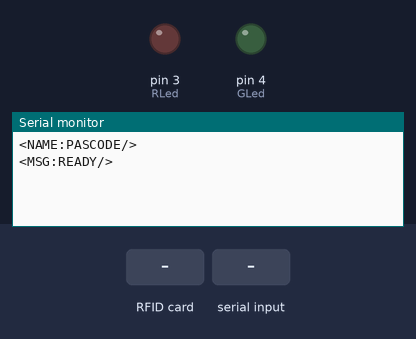
A sketch run on a simulated Arduino Uno, built with avr-gcc and run on an emulated ATmega328P. Parts: output pins drawn as LEDs (lit = HIGH), the last lines printed to the serial monitor. The test bench sets the inputs (shaded band). Pins used as bus, display or sensor lines are not drawn.

Above: at 6.2 s.
6.3 s: RFID card 5E 7A 19 C4 held to the reader
At 7.5 s:
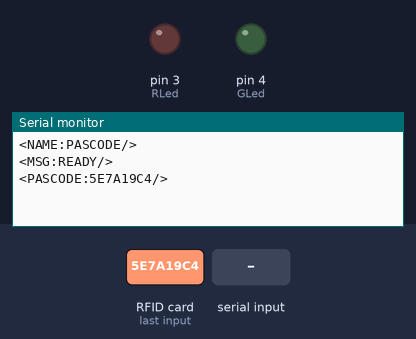
7.8 s: "G_LED\n" received over Serial
At 8.3 s:
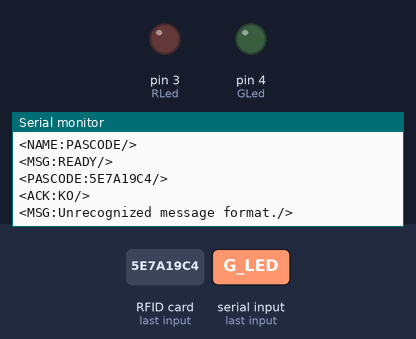

The sketch:

PasCode.ino
```cpp
#include <SPI.h>
#include <MFRC522.h>
#include "protocole_parallaxe2050.h"

#define SS_PIN 10
#define RST_PIN 9
#define GLed 4
#define RLed 3

MFRC522 rfid(SS_PIN, RST_PIN); // Instance of the class

MFRC522::MIFARE_Key key;

ParallaxeCom message;

// Init array that will store new NUID
byte nuidPICC[4];

void setup() {
  Serial.begin(9600);
  SPI.begin(); // Init SPI bus
  rfid.PCD_Init(); // Init MFRC522

  for (byte i = 0; i < 6; i++) {
    key.keyByte[i] = 0xFF;
  }
  pinMode(GLed, OUTPUT);
  digitalWrite(GLed, LOW);
  pinMode(RLed, OUTPUT);
  digitalWrite(RLed, LOW);
  message.send("NAME", "PASCODE");
  delay(5000);
  message.send("MSG", "READY");
}

void loop() {

  // Message handling
  if (message.isKey("CMD")) {
    if (message.val() == "G_LED") {
      digitalWrite(GLed, HIGH);
      delay(500);
      digitalWrite(GLed, LOW);
      message.send("MSG", "Green Led blink");
      message.ack_ok();
    }
    if (message.val() == "R_LED") {
      digitalWrite(RLed, HIGH);
      delay(500);
      digitalWrite(RLed, LOW);
      message.send("MSG", "Red Led blink");
      message.ack_ok();
    }
    if (!message.isProcessed()) {
      message.ack_ko("The command <CMD:" + message.val() + "/> is not recognized !");
    }
  }

  // Reset the loop if no new card present on the sensor/reader. This saves the entire process when idle.
  if ( ! rfid.PICC_IsNewCardPresent())
    return;

  // Verify if the NUID has been readed
  if ( ! rfid.PICC_ReadCardSerial())
    return;

  MFRC522::PICC_Type piccType = rfid.PICC_GetType(rfid.uid.sak);

  // Check is the PICC of Classic MIFARE type
  if (piccType != MFRC522::PICC_TYPE_MIFARE_MINI &&
      piccType != MFRC522::PICC_TYPE_MIFARE_1K &&
      piccType != MFRC522::PICC_TYPE_MIFARE_4K) {
    Serial.println(F("Your tag is not of type MIFARE Classic."));
    return;
  }

  // Store NUID into nuidPICC array
  for (byte i = 0; i < 4; i++) {
    nuidPICC[i] = rfid.uid.uidByte[i];
  }

  Serial.print(F("<PASCODE:"));
  printHex(rfid.uid.uidByte, rfid.uid.size);
  Serial.println("/>");

  // Halt PICC
  rfid.PICC_HaltA();

  // Stop encryption on PCD
  rfid.PCD_StopCrypto1();
}


/**
   Helper routine to dump a byte array as hex values to Serial.
*/
void printHex(byte *buffer, byte bufferSize) {
  for (byte i = 0; i < bufferSize; i++) {
    Serial.print(buffer[i] < 0x10 ? "0" : "");
    Serial.print(buffer[i], HEX);
  }
}

void serialEvent() {
  message.receive();
}
```

protocole_parallaxe2050.h
```cpp
/*
 *
 * Protocole de Communication entre micro-controlleurs et serveurs
 * Projet : Parallaxe2050
 * Auteur : Pierre-Gilles Levallois - PGL CODING & MAKING - 2020
 *
 * Définition du protocole dans
 * parallaxe2050/doc/technique/Protocole-de-Serialmunication-arduino.md
 *
 */

#include <Arduino.h>

#ifndef protocole_parallaxe2050_h
#define protocole_parallaxe2050_h

#define BEGIN_ENCAPS_MSG '<'
#define KEYWORD_DATA_SEPARATOR ':'
#define TRANSMISSION_TIMEOUT 50 // ms
#define END_TRANSMISSION_CHAR '\n'
#define TRANSMISSION_SPEED 9600
String END_ENCAPS_MSG="/>";

//--------------------------------------------------------------------------------
// Message structure
//--------------------------------------------------------------------------------
struct ParallaxeMsg
{
    String keyword;
    String value;
    boolean processed;
};

//--------------------------------------------------------------------------------
// Class ParallaxeCom
//--------------------------------------------------------------------------------
class ParallaxeCom{
public:
    String serializedMessage = ""; // the list of received messages on Serial
    ParallaxeMsg received_msg;
    // Counter for received and sent messaages
    int countRecieved;
    int countSent;

    ParallaxeCom();
    void send(String keyword, String value);
    boolean isKey(String keyword);
    String key();
    String val();
    boolean isProcessed();
    ParallaxeMsg receive();
    void ack_ok();
    void ack_ko(String reason);

private:
    boolean parseMessage();
};

//--------------------------------------------------------------------------------
// ParallaxeCom Constructor
//--------------------------------------------------------------------------------
ParallaxeCom::ParallaxeCom() {
    // Init counter of total messages sent
    this->countSent = 0;
    this->countRecieved = 0;
    // Init message structure
    this->received_msg.keyword = "";
    this->received_msg.value = "";
    this->received_msg.processed = true;
}

//--------------------------------------------------------------------------------
// Getter for the value of the message
//--------------------------------------------------------------------------------
String ParallaxeCom::val() {
    return this->received_msg.value;
}

//--------------------------------------------------------------------------------
// Getter for the keyword of the message
//--------------------------------------------------------------------------------
String ParallaxeCom::key() {
    return this->received_msg.keyword;
}

//--------------------------------------------------------------------------------
// Getter for the processed attribut of the message
//--------------------------------------------------------------------------------
boolean ParallaxeCom::isProcessed() {
    return this->received_msg.processed;
}

//--------------------------------------------------------------------------------
// return true if the message keyword is identical to the parameter
// The message must be unprocessed yet.
//--------------------------------------------------------------------------------
boolean ParallaxeCom::isKey(String keyword) {
    if (!this->received_msg.processed) return (this->received_msg.keyword == keyword);
    return false;
}

//--------------------------------------------------------------------------------
// Receive and parse serialiezd messages from Serial.
// This function reads all the Serial data until a newline.
// It is possible that many messages are incomming, the parsing function treats
// them one by one.
//--------------------------------------------------------------------------------
ParallaxeMsg ParallaxeCom::receive() {
    if (Serial.available()) {
        this->serializedMessage += Serial.readStringUntil(END_TRANSMISSION_CHAR);
    }
    if (this->parseMessage()) {
        return this->received_msg;
    }
    return {"", ""};
}

//--------------------------------------------------------------------------------
// Parsing function
// This function deserializes the String which arrives on serial
// and parse the first message
//--------------------------------------------------------------------------------
boolean ParallaxeCom::parseMessage() {
    String k, v;
    int debIdx = this->serializedMessage.indexOf(BEGIN_ENCAPS_MSG);
    int sepIdx = this->serializedMessage.indexOf(KEYWORD_DATA_SEPARATOR);
    int endIdx = this->serializedMessage.indexOf(END_ENCAPS_MSG);

    // Syntax checking
    if ( debIdx > -1 &&  sepIdx > debIdx && endIdx > sepIdx ) {
        k = this->serializedMessage.substring(debIdx + 1, sepIdx);
        v = this->serializedMessage.substring(sepIdx + 1, endIdx);
        this->serializedMessage = this->serializedMessage.substring(endIdx + END_ENCAPS_MSG.length());
        // Error detections
        if (k == "") {
            this->send("ACK", "KO");
            this->send("MSG", "Keyword of message is null.");
            return false;
        } else {
            this->received_msg.keyword = k;
            this->received_msg.value = v;
            this->received_msg.processed = false;
            this->countRecieved++;
            return true;
        }
    } else {
            this->send("ACK", "KO");
            this->send("MSG", "Unrecognized message format.");
            return false;
    }
}

//--------------------------------------------------------------------------------
// Sends a message on Serial
//--------------------------------------------------------------------------------
void ParallaxeCom::send(String keyword, String value) {
        // current_time = millis();
        // if (current_time - previous_time > TRANSMISSION_TIMEOUT) {
        //     Serial.print(END_TRANSMISSION_CHAR);
        //     previous_time = current_time;
        // }
        String message = BEGIN_ENCAPS_MSG + keyword + KEYWORD_DATA_SEPARATOR + value + END_ENCAPS_MSG;
        Serial.flush();
        Serial.print(message);
        Serial.print(END_TRANSMISSION_CHAR);
        this->countSent++;
}

//--------------------------------------------------------------------------------
// Send an 'OK' Acknoledgment message
// This allows to read the next message in the incoming string
//--------------------------------------------------------------------------------
void ParallaxeCom::ack_ok() {
    this->received_msg.processed = true;
    this->send("ACK", "OK");
    // If the line had many messages, try to parse next
    if (this->serializedMessage.length() > 0) this->parseMessage();
}

//--------------------------------------------------------------------------------
// Send a 'KO' Acknoledgment message with a reason (dealing with errors)
// This allows to read the next message in the incoming string
//--------------------------------------------------------------------------------
void ParallaxeCom::ack_ko(String reason) {
    this->received_msg.processed = true;
    this->send("ACK", "KO");
    this->send("MSG", reason);
    // If the line had many messages, try to parse next
    if (this->serializedMessage.length() > 0) this->parseMessage();
}

#endif
```

Measured:
- after the input at 6.3 s, the serial monitor: prints a new line at once (image 1)
- after the input at 7.8 s, the serial monitor: prints a new line at once (image 2)
